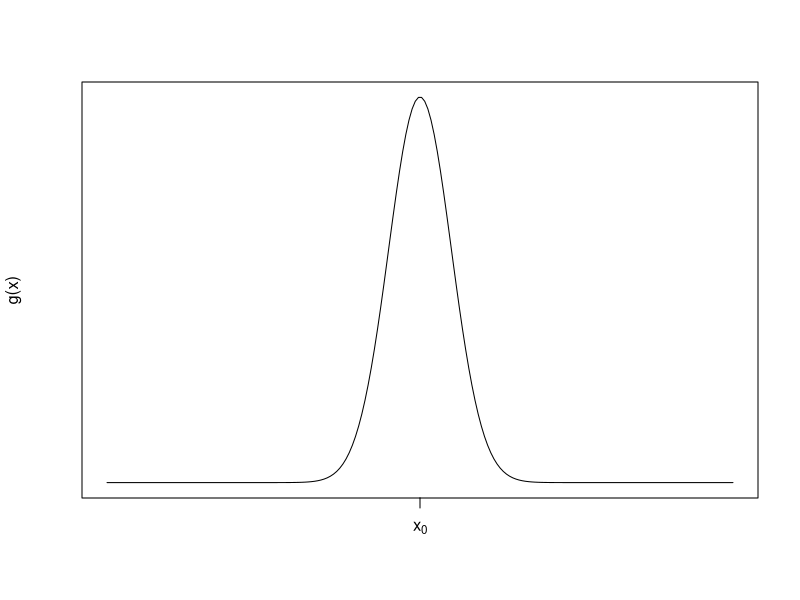
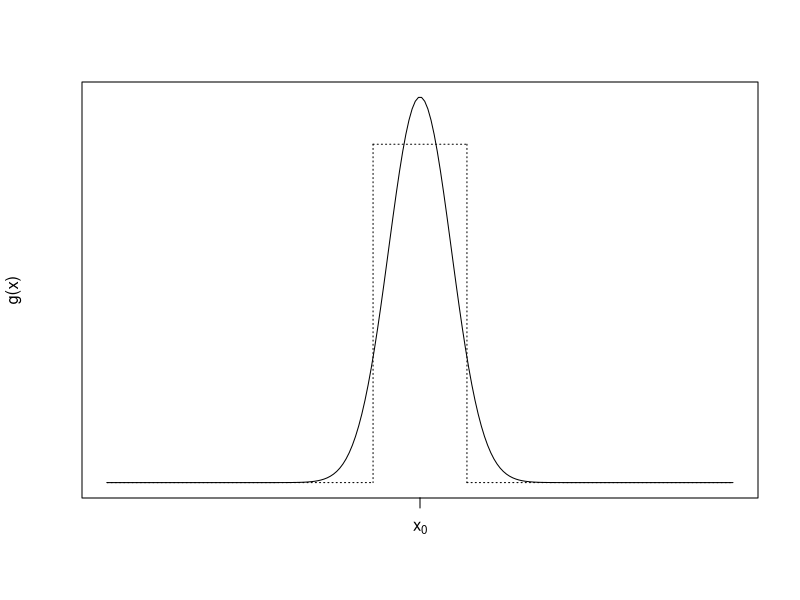
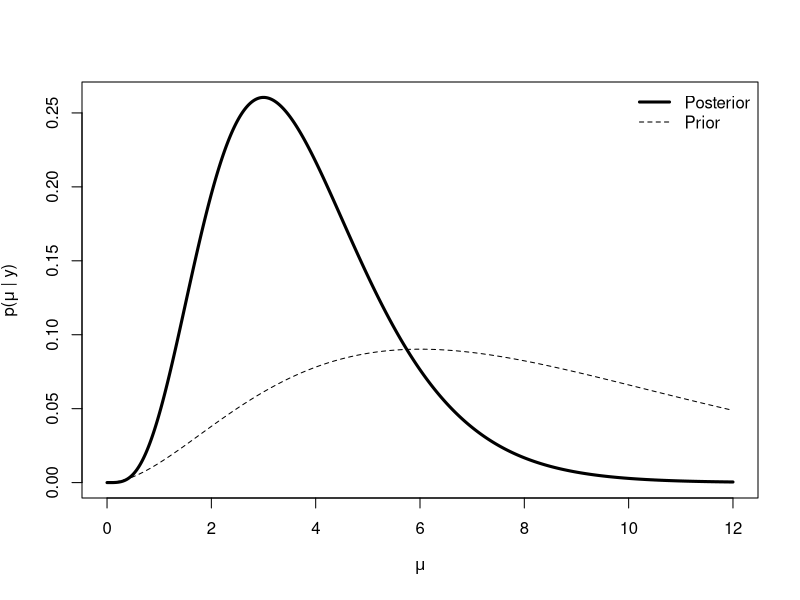
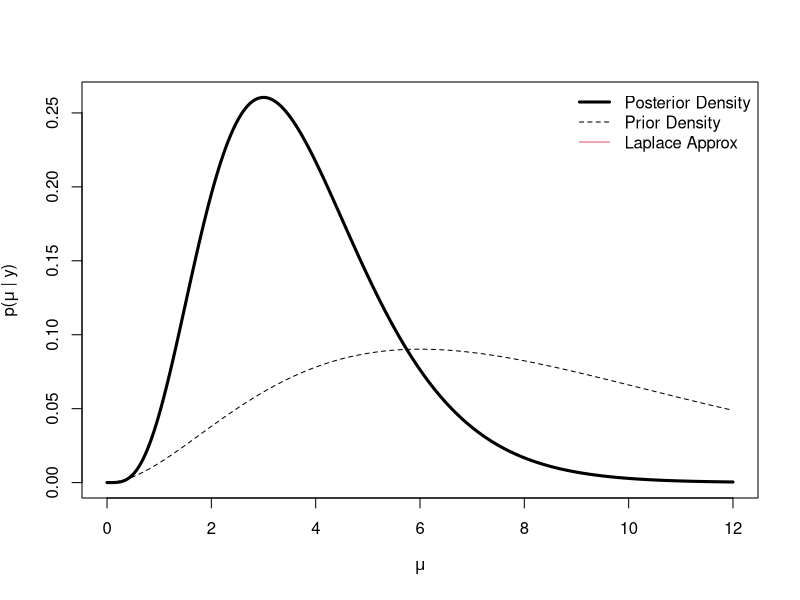

Write the R code that produced these figures, in order. (Note: this script raises an error after producing the figures.)
## ---- chunk 1
knitr::opts_chunk$set(comment = NA)
## ---- chunk 2
curve(dnorm(x, 3, sd = 0.1), 2, 4, n = 200, xaxt = "n", xlab = "", 
      ylab = "g(x)", yaxt = "n")
axis(1, 3, expression(x[0]))
## ---- chunk 3
curve(dnorm(x, 3, sd = 0.1), 2, 4, n = 200, xaxt = "n", xlab = "", 
      ylab = "g(x)", yaxt = "n")
axis(1, 3, expression(x[0]))
segments(2.85, 3.5, 3.15, 3.5, lty = 3)
segments(2.85, 3.5, 2.85, 0, lty = 3)
segments(3.15, 3.5, 3.15, 0, lty = 3)
segments(2, 0, 2.85, 0, lty = 3)
segments(3.15, 0, 4, 0, lty = 3)
## ---- chunk 4
make_post <- function(y, shape, scale) {
        function(x) {
                dgamma(x, shape = y + shape,
                       scale = 1 / (1 + 1 / scale))
        }
}
set.seed(2017-11-29)
y <- 2
prior.shape <- 3
prior.scale <- 3
p <- make_post(y, prior.shape, prior.scale)
curve(p, 0, 12, n = 1000, lwd = 3, xlab = expression(mu),
      ylab = expression(paste("p(", mu, " | y)")))
curve(dgamma(x, shape = prior.shape, scale = prior.scale), add = TRUE,
      lty = 2)
legend("topright", legend = c("Posterior", "Prior"), lty = c(1, 2), lwd = c(3, 1), bty = "n")
## ---- chunk 5
pmode <- (y + prior.shape - 1) * (1 / (1 + 1 / prior.scale))
pmode
## ---- chunk 6
pmean <- (y + prior.shape) * (1 / (1 + 1 / prior.scale))
pmean
## ---- chunk 7
a <- prior.shape
b <- prior.scale
fhat <- deriv3(~ mu^(y + a - 1) * exp(-mu * (1 + 1/b)) / ((1/(1+1/b))^(y+a) * gamma(y + a)), "mu", function.arg = TRUE)
## ---- chunk 8
post.shape <- y + prior.shape - 1
post.scale <- 1 / (length(y) + 1 / prior.scale)
lapprox <- Vectorize(function(mu, mu0 = pmode) {
        deriv <- fhat(mu0)
        grad <- attr(deriv, "gradient")
        hess <- drop(attr(deriv, "hessian"))
        f <- function(x) dgamma(x, shape = post.shape, scale = post.scale)
        hpp <- (hess * f(mu0) - grad^2) / f(mu0)^2
        exp(log(f(mu0)) + 0.5 * hpp * (mu - mu0)^2)
}, "mu")
## ---- chunk 9
curve(p, 0, 12, n = 1000, lwd = 3, xlab = expression(mu),
      ylab = expression(paste("p(", mu, " | y)")))
curve(dgamma(x, shape = prior.shape, scale = prior.scale), add = TRUE,
      lty = 2)
legend("topright", 
       legend = c("Posterior Density", "Prior Density", "Laplace Approx"), 
       lty = c(1, 2, 1), lwd = c(3, 1, 1), col = c(1, 1, 2), bty = "n")
curve(lapprox, 0.001, 12, n = 1000, add = TRUE, col = 2, lwd = 2)
